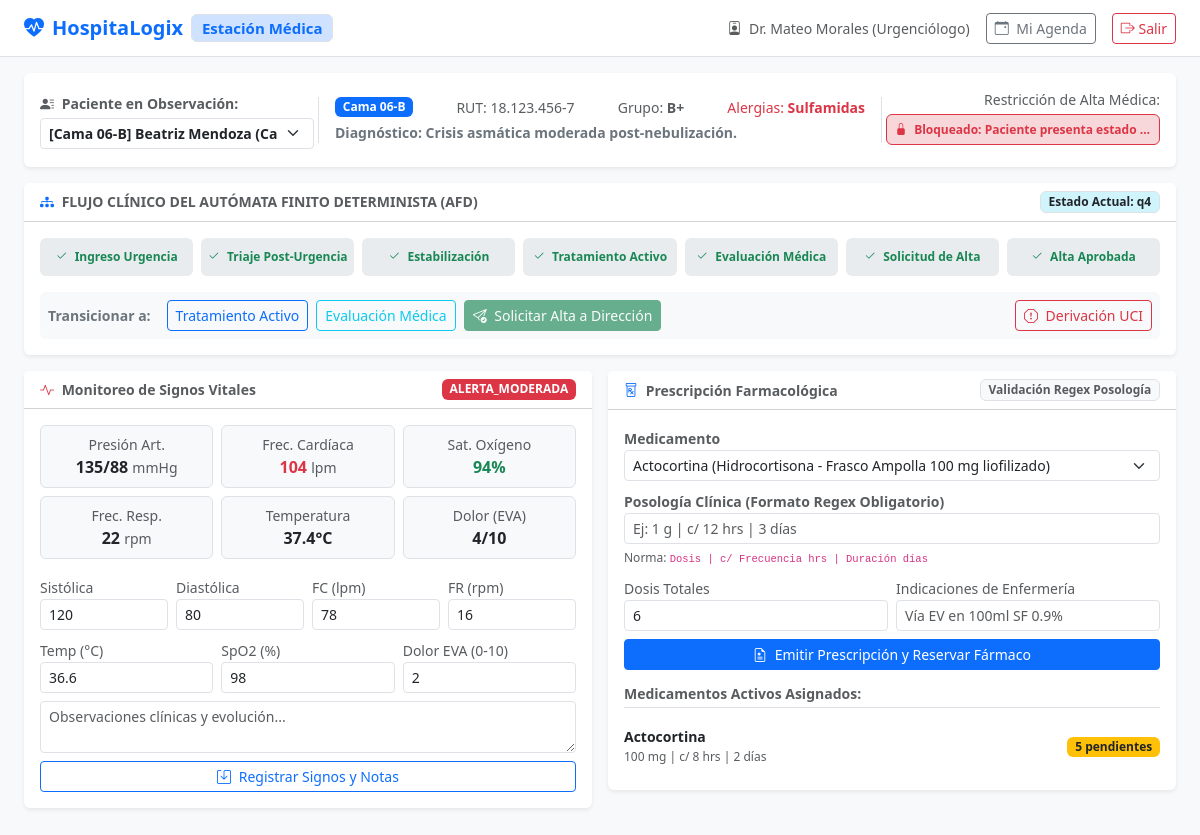
The app's page /backend-php/medico/dashboard.php?paciente_id=3 (signed in) with its own data.
### tables this page shows
CREATE TABLE `pacientes_detalle` (
    `id` INT UNSIGNED AUTO_INCREMENT PRIMARY KEY,
    `usuario_id` INT UNSIGNED NOT NULL UNIQUE,
    `numero_cama` VARCHAR(20) NOT NULL,
    `diagnostico_ingreso` TEXT NOT NULL,
    `fecha_ingreso` DATETIME NOT NULL DEFAULT CURRENT_TIMESTAMP,
    `grupo_sanguineo` VARCHAR(10) DEFAULT 'O+',
    `alergias` VARCHAR(255) DEFAULT 'Ninguna conocida',
    `estado_automata` ENUM(
        'q0',
        'q1',
        'q2',
        'q3',
        'q4',
        'q5'
    ) NOT NULL DEFAULT 'q2',
    `medico_asignado_id` INT UNSIGNED NULL,
    `tiempo_estimado_alta` DATETIME NULL,
    CONSTRAINT `fk_pacientes_usuario` FOREIGN KEY (`usuario_id`) REFERENCES `usuarios` (`id`) ON DELETE CASCADE,
    CONSTRAINT `fk_pacientes_medico` FOREIGN KEY (`medico_asignado_id`) REFERENCES `usuarios` (`id`) ON DELETE SET NULL
);

CREATE TABLE `usuarios` (
    `id` INT UNSIGNED AUTO_INCREMENT PRIMARY KEY,
    `rol_id` INT UNSIGNED NOT NULL,
    `nombre_completo` VARCHAR(150) NOT NULL,
    `email` VARCHAR(120) NOT NULL UNIQUE,
    `password_hash` VARCHAR(255) NOT NULL,
    `rut_dni` VARCHAR(20) NOT NULL UNIQUE,
    `telefono` VARCHAR(25) NULL,
    `activo` TINYINT(1) DEFAULT 1,
    `creado_en` TIMESTAMP DEFAULT CURRENT_TIMESTAMP,
    `actualizado_en` TIMESTAMP DEFAULT CURRENT_TIMESTAMP ON UPDATE CURRENT_TIMESTAMP,
    CONSTRAINT `fk_usuarios_rol` FOREIGN KEY (`rol_id`) REFERENCES `roles` (`id`) ON DELETE RESTRICT
);

CREATE TABLE `signos_vitales` (
    `id` INT UNSIGNED AUTO_INCREMENT PRIMARY KEY,
    `paciente_id` INT UNSIGNED NOT NULL,
    `medico_o_enfermero_id` INT UNSIGNED NOT NULL,
    `presion_sistolica` INT NOT NULL,
    `presion_diastolica` INT NOT NULL,
    `frecuencia_cardiaca` INT NOT NULL,
    `frecuencia_respiratoria` INT NOT NULL,
    `temperatura` DECIMAL(4,1) NOT NULL,
    `saturacion_oxigeno` INT NOT NULL,
    `nivel_dolor_eva` TINYINT UNSIGNED DEFAULT 0,
    `estado_alerta` ENUM('NORMAL', 'ALERTA_MODERADA', 'ALERTA_CRITICA') NOT NULL DEFAULT 'NORMAL',
    `comentarios_clinicos` TEXT NULL,
    `fecha_toma` DATETIME NOT NULL DEFAULT CURRENT_TIMESTAMP,
    CONSTRAINT `fk_signos_paciente` FOREIGN KEY (`paciente_id`) REFERENCES `pacientes_detalle` (`id`) ON DELETE CASCADE,
    CONSTRAINT `fk_signos_responsable` FOREIGN KEY (`medico_o_enfermero_id`) REFERENCES `usuarios` (`id`) ON DELETE RESTRICT
);

CREATE TABLE `prescripciones` (
    `id` INT UNSIGNED AUTO_INCREMENT PRIMARY KEY,
    `paciente_id` INT UNSIGNED NOT NULL,
    `medico_id` INT UNSIGNED NOT NULL,
    `medicamento_id` INT UNSIGNED NOT NULL,
    `posologia_formato` VARCHAR(120) NOT NULL COMMENT 'Formato Regex: Dosis | Frecuencia | Duracion',
    `dosis_totales` INT NOT NULL DEFAULT 1,
    `dosis_administradas` INT NOT NULL DEFAULT 0,
    `dosis_pendientes` INT NOT NULL DEFAULT 1,
    `indicaciones_especiales` TEXT NULL,
    `estado` ENUM('ACTIVA', 'SUSPENDIDA', 'FINALIZADA') NOT NULL DEFAULT 'ACTIVA',
    `fecha_prescripcion` DATETIME NOT NULL DEFAULT CURRENT_TIMESTAMP,
    CONSTRAINT `fk_presc_paciente` FOREIGN KEY (`paciente_id`) REFERENCES `pacientes_detalle` (`id`) ON DELETE CASCADE,
    CONSTRAINT `fk_presc_medico` FOREIGN KEY (`medico_id`) REFERENCES `usuarios` (`id`) ON DELETE RESTRICT,
    CONSTRAINT `fk_presc_medicamento` FOREIGN KEY (`medicamento_id`) REFERENCES `medicamentos` (`id`) ON DELETE RESTRICT,
    CONSTRAINT `chk_dosis_pendientes_no_negativas` CHECK (`dosis_pendientes` >= 0)
);

CREATE TABLE `medicamentos` (
    `id` INT UNSIGNED AUTO_INCREMENT PRIMARY KEY,
    `codigo` VARCHAR(30) NOT NULL UNIQUE,
    `nombre_comercial` VARCHAR(120) NOT NULL,
    `principio_activo` VARCHAR(120) NOT NULL,
    `presentacion` VARCHAR(80) NOT NULL,
    `stock_minimo` INT NOT NULL DEFAULT 10,
    `creado_en` TIMESTAMP DEFAULT CURRENT_TIMESTAMP
);

### backend-php/medico/dashboard.php (the view, shortened to what the rows shown need)
<?php
$pdo = Database::getConnection();
$pacienteSeleccionadoId = isset($_GET['paciente_id']) ? (int) $_GET['paciente_id'] : 0;
$stmtCurPac = $pdo->prepare("
    SELECT p.*, u.nombre_completo, u.rut_dni, u.telefono
    FROM pacientes_detalle p
    JOIN usuarios u ON p.usuario_id = u.id
    WHERE p.id = ?
");
$stmtCurPac->execute([$pacienteSeleccionadoId]);
$pacienteActivo = $stmtCurPac->fetch();
$stmtUltSignos = $pdo->prepare("SELECT * FROM signos_vitales WHERE paciente_id = ? ORDER BY fecha_toma DESC LIMIT 5");
$stmtUltSignos->execute([$pacienteSeleccionadoId]);
$historialSignos = $stmtUltSignos->fetchAll();
$signoMasReciente = $historialSignos[0] ?? null;
$stmtPrescripciones = $pdo->prepare("
    SELECT pr.*, m.nombre_comercial, m.principio_activo, m.presentacion
    FROM prescripciones pr
    JOIN medicamentos m ON pr.medicamento_id = m.id
    WHERE pr.paciente_id = ?
    ORDER BY pr.fecha_prescripcion DESC
");
$stmtPrescripciones->execute([$pacienteSeleccionadoId]);
$prescripcionesPaciente = $stmtPrescripciones->fetchAll();
?>
<!DOCTYPE html>
<html lang="es">
<head>
    <link href="https://cdn.jsdelivr.net/npm/bootstrap@5.3.3/dist/css/bootstrap.min.css" rel="stylesheet">
    <link rel="stylesheet" href="https://cdn.jsdelivr.net/npm/bootstrap-icons@1.11.3/font/bootstrap-icons.min.css">
</head>
<body class="bg-light">
<div class="container-fluid px-4 py-3">
    <div class="card border-0 shadow-sm p-3 mb-3 bg-white">
        <div class="row align-items-center g-2">
            <div class="col-md-6 border-start border-end px-3">
                <div class="d-flex justify-content-between align-items-center mb-1">
                    <span class="badge bg-primary"><?= htmlspecialchars($pacienteActivo['numero_cama']) ?></span>
                    <span class="small text-muted">RUT: <?= htmlspecialchars($pacienteActivo['rut_dni']) ?></span>
                    <span class="small text-muted">Grupo: <strong><?= htmlspecialchars($pacienteActivo['grupo_sanguineo']) ?></strong></span>
                    <span class="small text-danger">Alergias: <strong><?= htmlspecialchars($pacienteActivo['alergias']) ?></strong></span>
                </div>
                <div class="small fw-semibold text-truncate text-secondary">
                    Diagnóstico: <?= htmlspecialchars($pacienteActivo['diagnostico_ingreso']) ?>
                </div>
            </div>
        </div>
    </div>
    <div class="card border-0 shadow-sm mb-3">
        <div class="card-header bg-white py-2 d-flex justify-content-between align-items-center">
            <span class="small fw-bold text-uppercase text-muted"><i class="bi bi-diagram-3-fill text-primary me-1"></i> Flujo Clínico del Autómata Finito Determinista (AFD)</span>
            <span class="badge bg-info-subtle text-dark border">Estado Actual: <?= htmlspecialchars($pacienteActivo['estado_automata']) ?></span>
        </div>
    </div>
    <div class="row g-3">
        <div class="col-lg-6">
            <div class="card border-0 shadow-sm mb-3">
                <div class="card-header bg-white py-2 d-flex justify-content-between align-items-center">
                    <span class="fw-bold small text-muted"><i class="bi bi-activity text-danger me-1"></i> Monitoreo de Signos Vitales</span>
                    <?php if ($signoMasReciente): ?>
                        <span class="badge <?= $signoMasReciente['estado_alerta'] === 'NORMAL' ? 'bg-success' : 'bg-danger' ?>">
                            <?= $signoMasReciente['estado_alerta'] ?>
                        </span>
                    <?php endif; ?>
                </div>
                <div class="card-body p-3">
                    <?php if ($signoMasReciente): ?>
                        <div class="row text-center g-2 mb-3">
                            <div class="col-4">
                                <div class="p-2 border rounded bg-light">
                                    <small class="text-muted d-block">Presión Art.</small>
                                    <strong class="tabular-nums fs-6"><?= $signoMasReciente['presion_sistolica'] ?>/<?= $signoMasReciente['presion_diastolica'] ?></strong> <small class="text-muted">mmHg</small>
                                </div>
                            </div>
                            <div class="col-4">
                                <div class="p-2 border rounded bg-light">
                                    <small class="text-muted d-block">Frec. Cardíaca</small>
                                    <strong class="tabular-nums fs-6 <?= $signoMasReciente['frecuencia_cardiaca'] > 100 ? 'text-danger' : 'text-primary' ?>"><?= $signoMasReciente['frecuencia_cardiaca'] ?></strong> <small class="text-muted">lpm</small>
                                </div>
                            </div>
                            <div class="col-4">
                                <div class="p-2 border rounded bg-light">
                                    <small class="text-muted d-block">Sat. Oxígeno</small>
                                    <strong class="tabular-nums fs-6 <?= $signoMasReciente['saturacion_oxigeno'] < 94 ? 'text-danger' : 'text-success' ?>"><?= $signoMasReciente['saturacion_oxigeno'] ?>%</strong>
                                </div>
                            </div>
                            <div class="col-4">
                                <div class="p-2 border rounded bg-light">
                                    <small class="text-muted d-block">Frec. Resp.</small>
                                    <strong class="tabular-nums fs-6"><?= $signoMasReciente['frecuencia_respiratoria'] ?></strong> <small class="text-muted">rpm</small>
                                </div>
                            </div>
                            <div class="col-4">
                                <div class="p-2 border rounded bg-light">
                                    <small class="text-muted d-block">Temperatura</small>
                                    <strong class="tabular-nums fs-6 <?= $signoMasReciente['temperatura'] >= 38 ? 'text-danger' : '' ?>"><?= $signoMasReciente['temperatura'] ?>°C</strong>
                                </div>
                            </div>
                            <div class="col-4">
                                <div class="p-2 border rounded bg-light">
                                    <small class="text-muted d-block">Dolor (EVA)</small>
                                    <strong class="tabular-nums fs-6"><?= $signoMasReciente['nivel_dolor_eva'] ?>/10</strong>
                                </div>
                            </div>
                        </div>
                    <?php endif; ?>
                </div>
            </div>
        </div>
        <div class="col-lg-6">
            <div class="card border-0 shadow-sm mb-3">
                <div class="card-body p-3">
                    <?php if (empty($prescripcionesPaciente)): ?>
                        <p class="small text-muted mb-0">Sin prescripciones vigentes.</p>
                    <?php else: ?>
                        <div class="list-group list-group-flush">
                            <?php foreach ($prescripcionesPaciente as $pr): ?>
                                <div class="list-group-item px-0 py-2 d-flex justify-content-between align-items-center">
                                    <div>
                                        <strong class="small"><?= htmlspecialchars($pr['nombre_comercial']) ?></strong>
                                        <div class="text-muted" style="font-size: 0.75rem;"><?= htmlspecialchars($pr['posologia_formato']) ?></div>
                                    </div>
                                    <div class="text-end">
                                        <span class="badge <?= $pr['dosis_pendientes'] > 0 ? 'bg-warning text-dark' : 'bg-success' ?>">
                                            <?= $pr['dosis_pendientes'] ?> pendientes
                                        </span>
                                    </div>
                                </div>
                            <?php endforeach; ?>
                        </div>
                    <?php endif; ?>
                </div>
            </div>
        </div>
    </div>
</div>
</body>
</html>

### records on screen
pacientes_detalle: numero_cama "Cama 06-B", usuario.rut_dni "18.123.456-7", grupo_sanguineo "B+", alergias "Sulfamidas", diagnostico_ingreso "Crisis asmática moderada post-nebulización.", estado_automata "q4"
signos_vitales: estado_alerta "ALERTA_MODERADA", presion_sistolica "135", presion_diastolica "88", frecuencia_cardiaca "104", saturacion_oxigeno "94", frecuencia_respiratoria "22", temperatura "37.4", nivel_dolor_eva "4"
prescripciones: medicamento.nombre_comercial "Actocortina", posologia_formato "100 mg | c/ 8 hrs | 2 días", dosis_pendientes "5"

### other values on screen
$_SESSION['nombre_completo'] "Dr. Mateo Morales (Urgenciólogo)"
$guardaAlta['motivo'] "Paciente presenta estado…"
$etiqueta "Ingreso Urgencia"
$etiqueta "Triaje Post-Urgencia"
$etiqueta "Estabilización"
$etiqueta "Tratamiento Activo"
$etiqueta "Evaluación Médica"
$etiqueta "Solicitud de Alta"
$etiqueta "Alta Aprobada"
form field medicamento_id "Actocortina (Hidrocortisona - Frasco Ampolla 100 mg liofilizado)"
